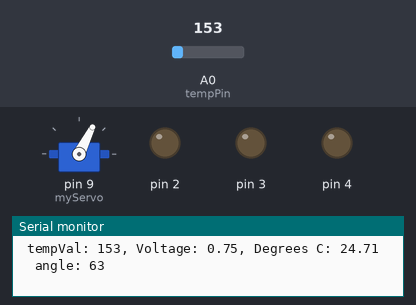
A sketch run on a simulated Arduino Uno, built with avr-gcc and run on an emulated ATmega328P. Parts: servo, output pins drawn as LEDs (lit = HIGH), the last lines printed to the serial monitor. The inputs (shaded band) are chosen by the test bench; at power-on: A0 (tempPin) = 153.

Above: at 1.2 s.
1.3 s: A0 (tempPin) set to 192
At 2.5 s:
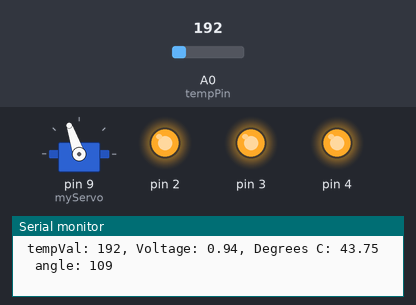
2.8 s: A0 (tempPin) set to 175
At 4.0 s:
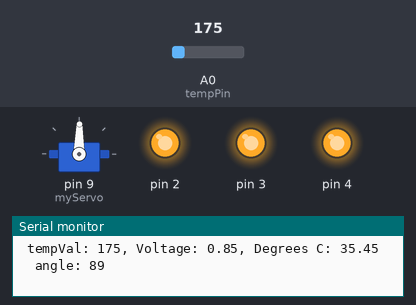
4.3 s: A0 (tempPin) set to 221
At 5.5 s:
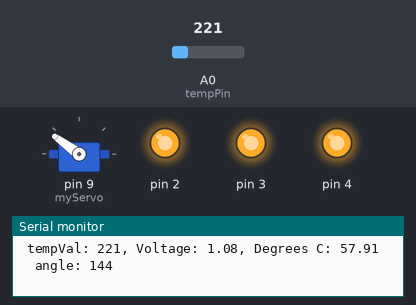
5.8 s: A0 (tempPin) set to 165
At 6.6 s:
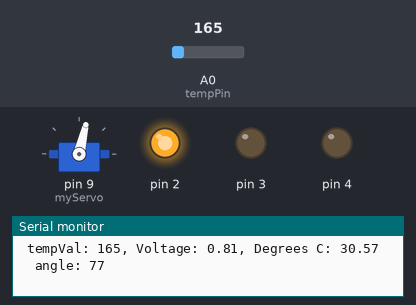
7.3 s: A0 (tempPin) set to 130
At 8.1 s:
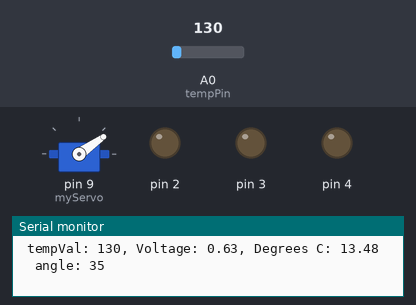
8.9 s: A0 (tempPin) set to 109
At 9.3 s:
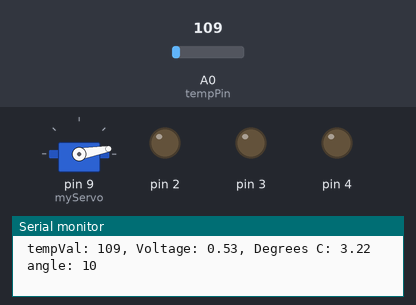
Timing chart, 0 to 11.4 s (numbered marks = the images above; inputs shaded):
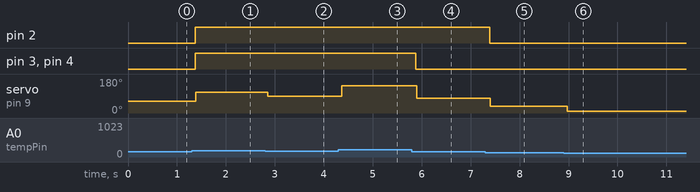

Measured:
- the behaviour switches between 183 and 184 on A0 (tempPin) (found by bisection; images 0 and 1)
- the behaviour switches between 123 and 122 on A0 (tempPin) (found by bisection; images 5 and 6)
- after the input at 1.3 s, pin 2–4: LOW → HIGH after 0.07 s; servo on pin 9 (myServo): 63° → 109° after 0.08 s
- after the input at 2.8 s, servo on pin 9 (myServo): 109° → 89° after 0.05 s
- after the input at 4.3 s, servo on pin 9 (myServo): 89° → 144° after 0.06 s
- after the input at 5.8 s, pin 3, pin 4: HIGH → LOW after 0.08 s; servo on pin 9 (myServo): 144° → 77° after 0.10 s
- after the input at 7.3 s, pin 2: HIGH → LOW after 0.09 s; servo on pin 9 (myServo): 77° → 35° after 0.10 s
- after the input at 8.9 s, servo on pin 9 (myServo): 35° → 10° after 0.07 s

The sketch:

TempIndicators_Lights_Servo_.ino
```cpp
// Well... This is causing lights and Servo to misbehave

#include <Servo.h>

Servo myServo;

const float baselineTemp = 27.0;

int const tempPin = A0;
int tempVal;
int angle;

void setup(){
  myServo.attach(9);
  Serial.begin(9600);

  for(int pinNo = 2; pinNo< 5; pinNo++){
    pinMode(pinNo,OUTPUT);
    digitalWrite(pinNo,LOW);
  }
}

void loop(){

  tempVal = analogRead(tempPin);


    float voltage = (tempVal / 1024.0) * 5.0;
    float temperature = (voltage - .5) * 100;

    Serial.print("\n tempVal: ");
    Serial.print(tempVal);
    Serial.print(", Voltage: ");
    Serial.print(voltage);
    Serial.print(", Degrees C: ");
    Serial.print(temperature);

  if(temperature < baselineTemp){
    digitalWrite(2,LOW);
    digitalWrite(3,LOW);
    digitalWrite(4,LOW);
  }else if(temperature >= baselineTemp + 6){
    digitalWrite(2,HIGH);
    digitalWrite(3,HIGH);
    digitalWrite(4,HIGH);
  }else if(temperature >= baselineTemp + 4){
    digitalWrite(2,HIGH);
    digitalWrite(3,HIGH);
    digitalWrite(4,LOW);
  }else if(temperature >= baselineTemp + 2){
    digitalWrite(2,HIGH);
    digitalWrite(3,LOW);
    digitalWrite(4,LOW);
  }

  if ((tempVal >= 100)&&(tempVal <= 250)){
    angle = map(tempVal, 100, 250, 0, 179);
    Serial.print("\t angle: ");
    Serial.print(angle);
    myServo.write(angle);
  }

  delay(15);

}
```
